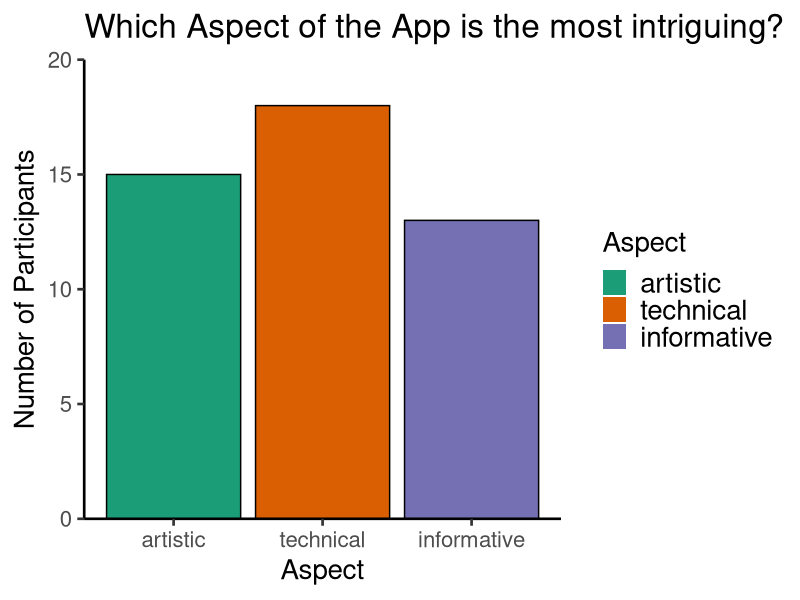
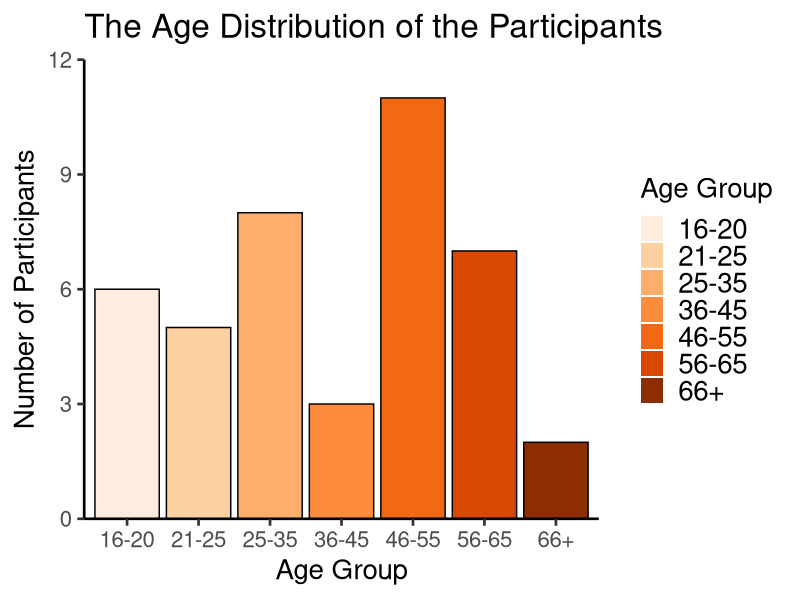
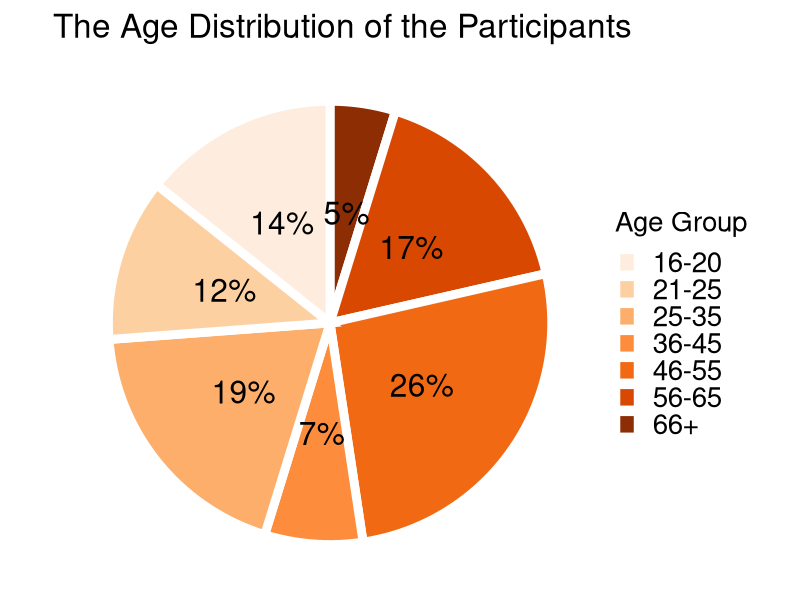
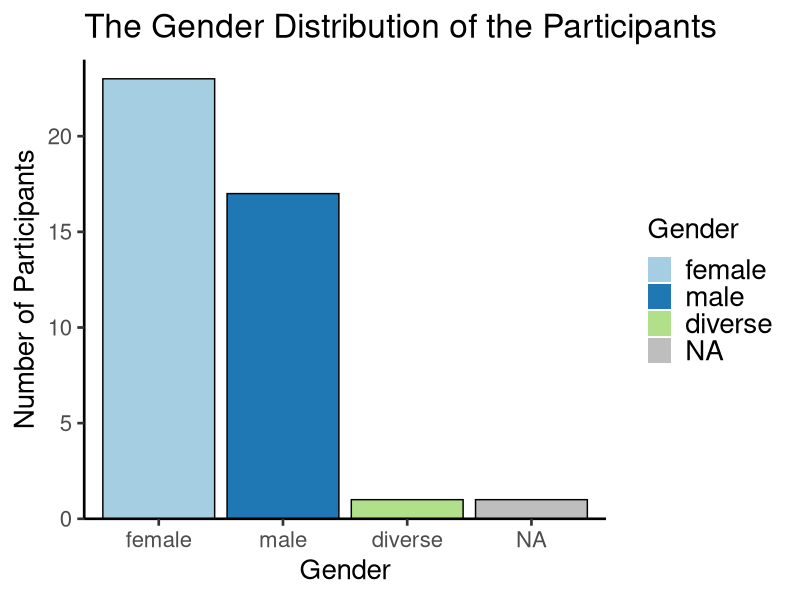
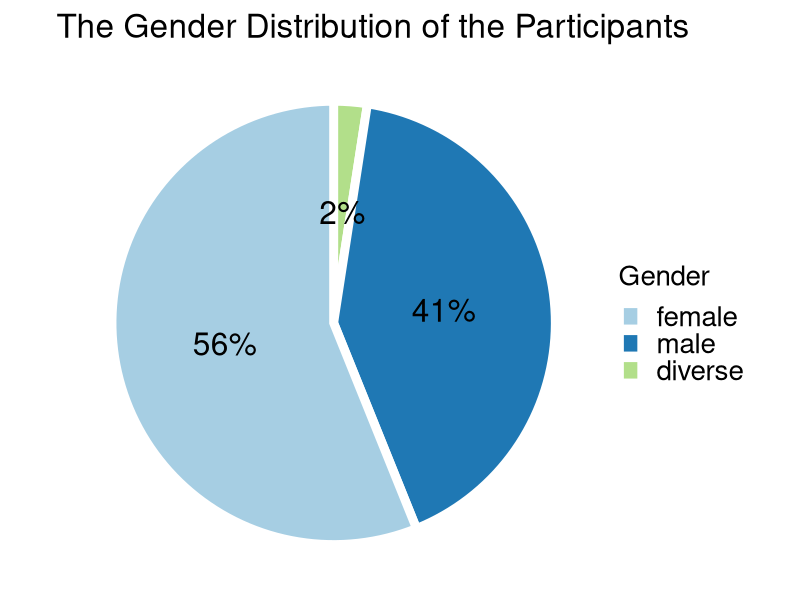
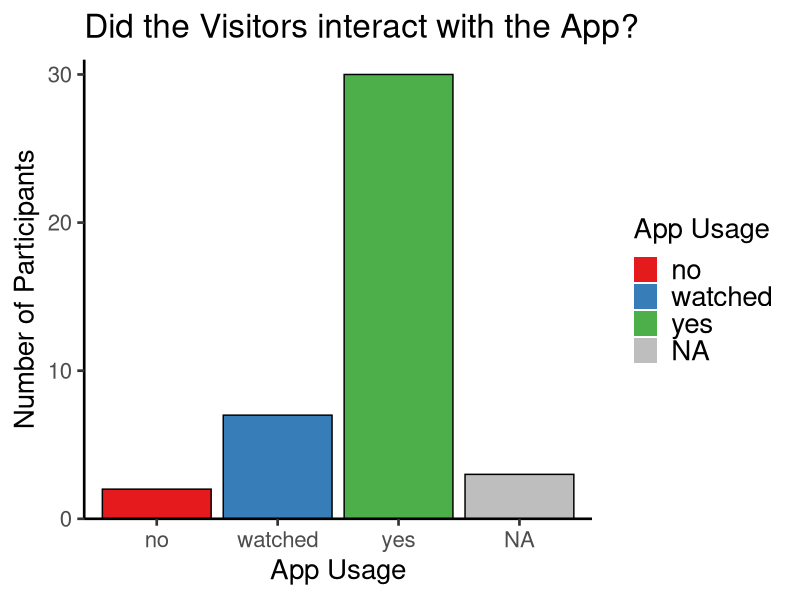
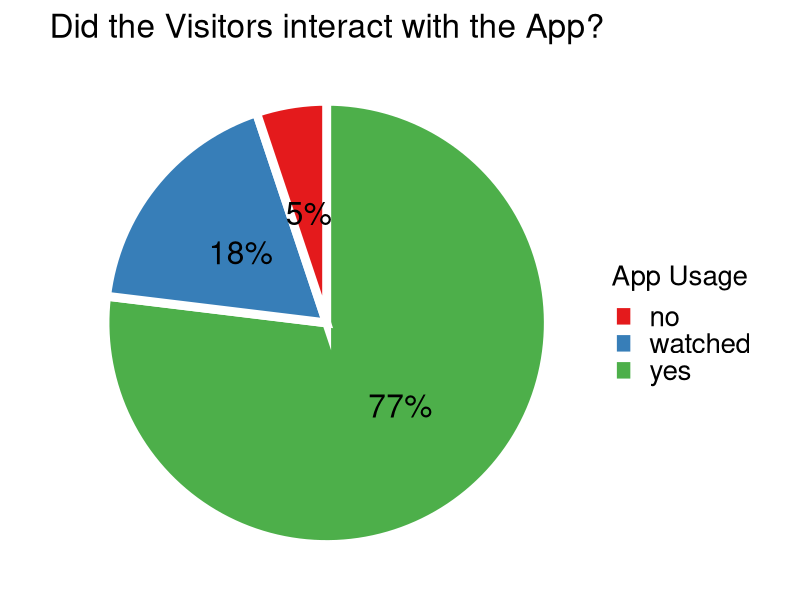
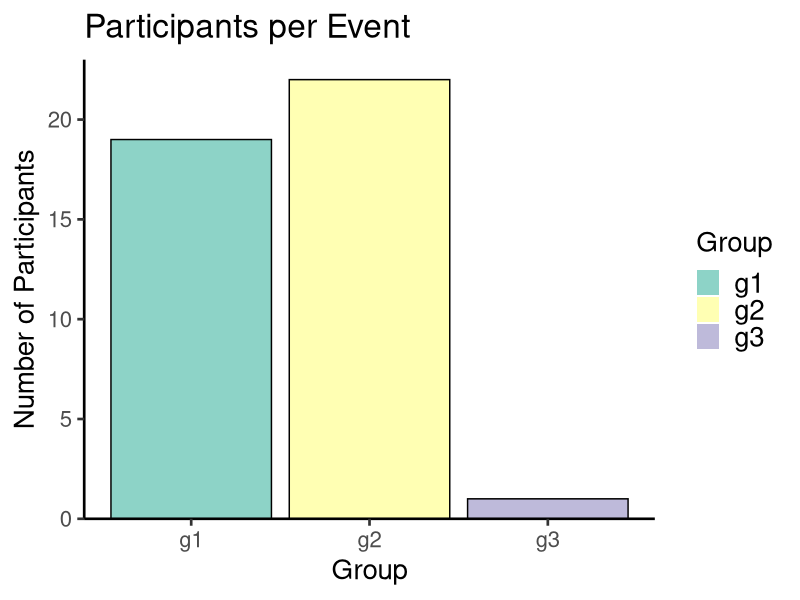

Recreate these plots in R, in order. (Note: this script raises an error after producing the figures.)
# library(forcats) #factors
library(plyr) #revalue
library(dplyr) #mutate, case_when
# library(lattice) #plotting
library(ggplot2) #plotting
library(reshape2) #melt
library(corrplot)
library(MASS) #plotr
library(nnet) #multinom
library(RColorBrewer) #more color scales
library(scales)#percent

########################################################
################# reading in data ######################
########################################################

#anglisized
#usability answers deleted with app usage no
#nr 38 deleted, too less answeres, only 4/27
#last two feedback questions deleted
#categoriezed history questions
data_orig <- read.csv(file ="data/data_cleaned.csv", 
                      na.strings = "NA")

########################################################
################# data wrangling  ######################
########################################################

#reorder gender
data_orig$a2 <- factor(data_orig$a2, levels=c("female", "male", "diverse"))
data_orig$a1 <- as.factor(data_orig$a1)
data_orig$a3 <- as.factor(data_orig$a3)

#reverse b1 and b6
b1_fac <- revalue(as.factor(data_orig$b1), c("1" = "5", "2" = "4", "3" = "3", "4" = "2", "5" = "1"))
data_orig$b1 <- as.numeric(as.character(b1_fac))
b6_fac <- revalue(as.factor(data_orig$b6), c("1" = "5", "2" = "4", "3" = "3", "4" = "2", "5" = "1"))
data_orig$b6 <- as.numeric(as.character(b6_fac))

# Paket mit %>% pipeline
# data <- data %>% mutate(q3=factor(....), q1=factor(....)) %>% mutate(x1=q1+q3) 

#extract checked aspect (multiple were possible)
data_orig <- mutate(data_orig, aspect_t=case_when(data_orig$i5 %in% c("t", "kt", "ti", "kti") ~ TRUE,
                                                         is.na(data_orig$i5) ~ NA,
                                                         TRUE ~ FALSE))
data_orig <- mutate(data_orig, aspect_a=case_when(data_orig$i5 %in% c("k", "kt", "ki", "kti") ~ TRUE,
                                                         is.na(data_orig$i5) ~ NA,
                                                         TRUE ~ FALSE))
data_orig <- mutate(data_orig, aspect_i=case_when(data_orig$i5 %in% c("i", "ti", "ki", "kti") ~ TRUE,
                                                         is.na(data_orig$i5) ~ NA,
                                                         TRUE ~ FALSE))

#extract correctness of open questions
data_orig <- mutate(data_orig, q1=factor(factor(case_when(data_orig$w7 %in% c("Fuß, Leisten", "Holzfuß", "Schuh, Leisten") ~ "correct",
                                                          data_orig$w7 %in% c("Leisten") ~ "special",
                                                          is.na(data_orig$w7) ~ NA_character_,
                                                          TRUE ~ "wrong")), levels = c("wrong", "correct", "special"), ordered=TRUE))
data_orig <- mutate(data_orig, q2=factor(factor(case_when(data_orig$w8 %in% c("Töchter", "trauernde Angehörige, Töchter", "Tochter") ~ "correct",
                                                          data_orig$w8 %in% c("Chiton, Tochter", "heiratsfähige Frau", "junge Frau, Tochter") ~ "special",
                                                          is.na(data_orig$w8) ~ NA_character_,
                                                          TRUE ~ "wrong")), levels = c("wrong", "correct", "special"), ordered=TRUE))
data_orig <- mutate(data_orig, q3=factor(factor(case_when(data_orig$w9 %in% c("Xanthippos") ~ "correct",
                                                          data_orig$w9 %in% c("Xanthippos, blondes Pferd", "Xanthos Hippos") ~ "special",
                                                          is.na(data_orig$w9) ~ NA_character_,
                                                          TRUE ~ "wrong")), levels = c("wrong", "correct", "special"), ordered=TRUE))

#extract sum of correct or better answered questions
sum_correct <- rowSums(data_orig[c("q1", "q2", "q3")] == "correct") + rowSums(data_orig[c("q1", "q2", "q3")] == "special")
sum_correct[is.na(sum_correct)] <- 0
data_orig <- mutate(data_orig, q_sum=factor(sum_correct, ordered = TRUE))
table(data_orig$q_sum)

#correct highlight question
#most people answered something even though they didn't use Info Screen
data_orig$w5[data_orig$w1==1] <- 1
data_orig$w5[data_orig$w1==2] <- 1
data_orig$w5[data_orig$w1==3] <- 1

#extract scores of question groups
integration_data <- data_orig[,(15:18)]
integration_data <- integration_data %>% rowwise() %>% mutate(Avg=mean(c(i1, i2, i3, i4), na.rm=T))
integration_score <- mean(integration_data$Avg, na.rm=T)
data_orig <- mutate(data_orig, score_i=integration_data$Avg)

usability_data <- data_orig[,(20:25)]
usability_data <- usability_data %>% rowwise() %>% mutate(Avg=mean(c(b1, b2, b3, b4, b5, b6), na.rm=T))
usability_score <- mean(usability_data$Avg, na.rm=T)
data_orig <- mutate(data_orig, score_u=usability_data$Avg)

knowledge_data <- data_orig[,(6:10)]
knowledge_data <- knowledge_data %>% rowwise() %>% mutate(Avg=mean(c(w1, w2, w3, w4, w5), na.rm=T))
knowledge_score <- mean(knowledge_data$Avg, na.rm=T)
data_orig <- mutate(data_orig, score_k=knowledge_data$Avg)

#overview of the original data
summary(data_orig)
integration_score
usability_score
knowledge_score

#extract numerical data
data_num <- subset(data_orig, select = c(-a2, -a3, -w7, -w8, -w9, -i5, -group, -aspect_t,
                                         -aspect_a, -aspect_i, -q1, -q2, -q3))
data_num$q_sum <- as.numeric(data_num$q_sum)
data_num$a1 <- case_when(data_num$a1 %in% c("16-20") ~ 18,
                                 data_num$a1 %in% c("21-25") ~ 23,
                                 data_num$a1 %in% c("25-35") ~ 30,
                                 data_num$a1 %in% c("36-45") ~ 40,
                                 data_num$a1 %in% c("46-55") ~ 50,
                                 data_num$a1 %in% c("56-65") ~ 60,
                                 data_num$a1 %in% c("66+") ~ 70)


#create ordered factors from numerical data with different abstractions
data_cut3 <- data_orig
data_cut3$a4 <- cut(data_cut3$a4, c(0,3,5), right = FALSE, labels = c("rarely or never", "often or sometimes"), ordered_result = TRUE)
data_cut3$a5 <- cut(data_cut3$a5, c(0,3,5), right = FALSE, labels = c("rarely or never", "often or sometimes"), ordered_result = TRUE)
data_cut3$w1 <- cut(data_cut3$w1, c(0,3,4,6), right = FALSE, labels = c("no", "neutral", "yes"), ordered_result = TRUE)
data_cut3$w2 <- cut(data_cut3$w2, c(0,3,4,6), right = FALSE, labels = c("no", "neutral", "yes"), ordered_result = TRUE)
data_cut3$w3 <- cut(data_cut3$w3, c(0,3,4,6), right = FALSE, labels = c("no", "neutral", "yes"), ordered_result = TRUE)
data_cut3$w4 <- cut(data_cut3$w4, c(0,3,4,6), right = FALSE, labels = c("no", "neutral", "yes"), ordered_result = TRUE)
data_cut3$w5 <- cut(data_cut3$w5, c(0,3,4,6), right = FALSE, labels = c("no", "neutral", "yes"), ordered_result = TRUE)
data_cut3$w6 <- cut(data_cut3$w6, c(0,3,4,6), right = FALSE, labels = c("no", "neutral", "yes"), ordered_result = TRUE)
data_cut3$i1 <- cut(data_cut3$i1, c(0,3,4,6), right = FALSE, labels = c("negative", "neutral", "positive"), ordered_result = TRUE)
data_cut3$i2 <- cut(data_cut3$i2, c(0,3,4,6), right = FALSE, labels = c("negative", "neutral", "positive"), ordered_result = TRUE)
data_cut3$i3 <- cut(data_cut3$i3, c(0,3,4,6), right = FALSE, labels = c("negative", "neutral", "positive"), ordered_result = TRUE)
data_cut3$i4 <- cut(data_cut3$i4, c(0,3,4,6), right = FALSE, labels = c("negative", "neutral", "positive"), ordered_result = TRUE)
data_cut3$b1 <- cut(data_cut3$b1, c(0,3,4,6), right = FALSE, labels = c("difficult", "neutral", "easy"), ordered_result = TRUE)
data_cut3$b2 <- cut(data_cut3$b2, c(0,3,4,6), right = FALSE, labels = c("difficult", "neutral", "easy"), ordered_result = TRUE)
data_cut3$b3 <- cut(data_cut3$b3, c(0,3,4,6), right = FALSE, labels = c("difficult", "neutral", "easy"), ordered_result = TRUE)
data_cut3$b4 <- cut(data_cut3$b4, c(0,3,4,6), right = FALSE, labels = c("difficult", "neutral", "easy"), ordered_result = TRUE)
data_cut3$b5 <- cut(data_cut3$b5, c(0,3,4,6), right = FALSE, labels = c("difficult", "neutral", "easy"), ordered_result = TRUE)
data_cut3$b6 <- cut(data_cut3$b6, c(0,3,4,6), right = FALSE, labels = c("difficult", "neutral", "easy"), ordered_result = TRUE)
summary(data_cut3)


data_cut5 <- data_orig
data_cut5$a4 <- cut(data_cut5$a4, c(0,2,3,4,5), right = FALSE, labels = c("never", "rarely", "sometimes", "often"), ordered_result = TRUE)
data_cut5$a5 <- cut(data_cut5$a5, c(0,2,3,4,5), right = FALSE, labels = c("never", "rarely", "sometimes", "often"), ordered_result = TRUE)
data_cut5$w1 <- cut(data_cut5$w1, c(0,2,3,4,5,6), right = FALSE, labels = c("no", "not_really", "neutral", "rather_yes", "yes"), ordered_result = TRUE)
data_cut5$w2 <- cut(data_cut5$w2, c(0,2,3,4,5,6), right = FALSE, labels = c("no", "not_really", "neutral", "rather_yes", "yes"), ordered_result = TRUE)
data_cut5$w3 <- cut(data_cut5$w3, c(0,2,3,4,5,6), right = FALSE, labels = c("no", "not_really", "neutral", "rather_yes", "yes"), ordered_result = TRUE)
data_cut5$w4 <- cut(data_cut5$w4, c(0,2,3,4,5,6), right = FALSE, labels = c("no", "not_really", "neutral", "rather_yes", "yes"), ordered_result = TRUE)
data_cut5$w5 <- cut(data_cut5$w5, c(0,2,3,4,5,6), right = FALSE, labels = c("no", "not_really", "neutral", "rather_yes", "yes"), ordered_result = TRUE)
data_cut5$w6 <- cut(data_cut5$w6, c(0,2,3,4,5,6), right = FALSE, labels = c("no", "not_really", "neutral", "rather_yes", "yes"), ordered_result = TRUE)
data_cut5$i1 <- cut(data_cut5$i1, c(0,2,3,4,5,6), right = FALSE, labels = c("negative", "rather_negative", "neutral", "rather_positive", "positive"), ordered_result = TRUE)
data_cut5$i2 <- cut(data_cut5$i2, c(0,2,3,4,5,6), right = FALSE, labels = c("negative", "rather_negative", "neutral", "rather_positive", "positive"), ordered_result = TRUE)
data_cut5$i3 <- cut(data_cut5$i3, c(0,2,3,4,5,6), right = FALSE, labels = c("negative", "rather_negative", "neutral", "rather_positive", "positive"), ordered_result = TRUE)
data_cut5$i4 <- cut(data_cut5$i4, c(0,2,3,4,5,6), right = FALSE, labels = c("negative", "rather_negative", "neutral", "rather_positive", "positive"), ordered_result = TRUE)
data_cut5$b1 <- cut(data_cut5$b1, c(0,2,3,4,5,6), right = FALSE, labels = c("difficult", "rather_difficult", "neutral", "rather_easy", "easy"), ordered_result = TRUE)
data_cut5$b2 <- cut(data_cut5$b2, c(0,2,3,4,5,6), right = FALSE, labels = c("difficult", "rather_difficult", "neutral", "rather_easy", "easy"), ordered_result = TRUE)
data_cut5$b3 <- cut(data_cut5$b3, c(0,2,3,4,5,6), right = FALSE, labels = c("difficult", "rather_difficult", "neutral", "rather_easy", "easy"), ordered_result = TRUE)
data_cut5$b4 <- cut(data_cut5$b4, c(0,2,3,4,5,6), right = FALSE, labels = c("difficult", "rather_difficult", "neutral", "rather_easy", "easy"), ordered_result = TRUE)
data_cut5$b5 <- cut(data_cut5$b5, c(0,2,3,4,5,6), right = FALSE, labels = c("difficult", "rather_difficult", "neutral", "rather_easy", "easy"), ordered_result = TRUE)
data_cut5$b6 <- cut(data_cut5$b6, c(0,2,3,4,5,6), right = FALSE, labels = c("difficult", "rather_difficult", "neutral", "rather_easy", "easy"), ordered_result = TRUE)
summary(data_cut5)

age_ordered <- factor(data_cut5$a1, ordered = TRUE, levels = levels(data_cut5$a1))
summary(age_ordered)
mode(age_ordered)
quantile(age_ordered, 0.25, type=1)
quantile(age_ordered, 0.5, type=1)
quantile(age_ordered, 0.75, type=1)
IQR(age_ordered)

#extract count of votes per aspect
aspect_a <- table(data_orig$aspect_a)["TRUE"]
aspect_t <- table(data_orig$aspect_t)["TRUE"]
aspect_i <- table(data_orig$aspect_i)["TRUE"]
aspect_data <- data.frame(
  aspect = factor(c("artistic","technical", "informative"),
                  levels=c("artistic","technical", "informative")),
  aspect_count = c(aspect_a, aspect_t, aspect_i)
)
summary(aspect_data)
print(aspect_data)

################################################
################# Functions ####################
################################################

#plot a multiple factors as separate barplot and piechart
plot_simple <- function(data, indices, longnames, titles, legend_names, palette) {
  for (i in seq(length(indices))) {
    idx <- indices[i]
    #barplot
    ggplot(data, aes(x=data[,idx], fill = data[,idx])) +
      scale_y_continuous(expand = c(0,0), limits = c(0, range(table(data[,idx]))[2]+1)) +
      geom_bar() +
      geom_bar(color="black", show.legend = FALSE) +
      theme_classic(base_size = img_size) +
      theme(legend.text=element_text(size=rel(1))) +
      xlab(longnames[idx]) +
      ylab("Number of Participants") +
      ggtitle(titles[i]) +
      scale_fill_brewer(name = legend_names[i], na.value="grey",
                        drop = FALSE, palette = palette[i]) +
      scale_x_discrete(drop=FALSE)
    ggsave(paste0(img_path, "dataplot_", idx, "_", longnames[idx], ".png"),
           width = img_width, height = img_height, dpi = img_dpi)
    
    #pie chart
    df<-data.frame(table(data[,idx]))
    df <- df %>%  mutate(prop = Freq / sum(Freq) * 100)
    df <- df %>%  mutate(prop_perc = percent(prop/100, 1))
    df <- df %>%  arrange(desc(Var1)) %>% mutate(ypos = cumsum(prop) - 0.5*prop)
    df <- df %>%  mutate(al = ifelse(prop == 0, 0, 1))
    ggplot(df, aes(x="",y=prop,fill=Var1)) +
      geom_bar(width = 1, stat="identity", color = "white", size = 3) +
      coord_polar("y", start=0) +
      theme_void(base_size = img_size) +
      theme(legend.text=element_text(size=rel(1))) +
      geom_text(aes(y = ypos, label = prop_perc), color = "black", size = img_textsize) +
      xlab(longnames[idx]) +
      ylab("Number of Participants") +
      ggtitle(titles[i]) +
      scale_fill_brewer(name = legend_names[i], na.value="grey",
                        drop = FALSE, palette = palette[i])
    ggsave(paste0(img_path, "piechart_", idx, "_", longnames[idx], ".png"),
           width = img_width, height = img_height, dpi = img_dpi)
  }
}

#plots multiple factors in one plot with separate side by side bars per level
plot_multiple <- function(data, col_names_vec, filename, legend_name, sort_vec, ...) {
  # get data as table
  data_table <- table(col(data), as.matrix(data), exclude=NULL)
  # combine them into a data frame
  data_frame <- data.frame(cbind(data_table), col_names_vec)
  data_frame <- data_frame[,sort_vec]
  print(data_frame)
  # melt the data frame for plotting
  data_frame_m <- melt(data_frame, id.vars='col_names_vec')
  data_frame_m$col_names_vec <- factor(data_frame_m$col_names_vec, levels = col_names_vec)
  data_frame_m$variable <- factor(data_frame_m$variable, levels=c(levels(data[,1]), c("NA")))
  # plot the data
  ggplot(data_frame_m, aes(x = col_names_vec, y = value)) +   
    scale_y_continuous(expand = c(0,0), limits = c(0, range(data_table)[2]+1)) +
    geom_bar(aes(fill = variable), position = "dodge", stat="identity") +
    geom_bar(aes(fill = variable), position = "dodge", stat="identity", color="black", show.legend = FALSE) +
    theme_classic(base_size=img_size) +
    labs(...) +
    theme(legend.text=element_text(size=rel(1))) +
    scale_fill_viridis_d(na.value="grey", name=legend_name)
  ggsave(paste0(img_path, filename, ".png"),
         width=img_width, height=img_height, dpi=img_dpi)
}

#plots two factors against each other normalizing the columns
plot_dependent_bar_fill <- function(data, i, j, legend_name, palette, ...){
  if(palette == "Viridis"){
    ggplot(data) +
      geom_bar(aes(x=data[,i], fill=data[,j]), position = "fill") +
      geom_bar(aes(x=data[,i], fill=data[,j]), position = "fill", color="black", show.legend = FALSE) +
      theme_classic(base_size = img_size) +
      labs(...) +
      theme(legend.text=element_text(size=rel(1))) +
      scale_y_continuous(labels=scales::percent_format(accuracy = 1), breaks = c(0, 0.25, 0.5, 0.75, 1)) +
      scale_fill_viridis_d(name=legend_name, na.value="grey", drop = FALSE)
  } else {
    ggplot(data) +
      geom_bar(aes(x=data[,i], fill=data[,j]), position = "fill") +
      geom_bar(aes(x=data[,i], fill=data[,j]), position = "fill", color="black", show.legend = FALSE) +
      theme_classic(base_size = img_size) +
      theme(legend.text=element_text(size=rel(1))) +
      labs(...) +
      scale_y_continuous(labels=scales::percent_format(accuracy = 1), breaks = c(0, 0.25, 0.5, 0.75, 1), expand=c(0,0)) +
      scale_fill_brewer(palette = palette, name=legend_name, na.value="grey", drop = FALSE)
  }
  ggsave(paste0(img_path, "testplot_", i, "_", j, "_fill.png"), width = img_width, height = img_height, dpi = img_dpi)
}

#plots two factors against each other stacking the columns
plot_dependent_bar_stack <- function(data, i, j, legend_name, palette, ...){
  if(palette == "Viridis") {
    ggplot(data) +
      scale_y_continuous(expand = c(0,0), limits = c(0, range(table(data[,i]))[2]+1)) +
      geom_bar(aes(x=data[,i], fill=data[,j]), position = "stack") +
      geom_bar(aes(x=data[,i], fill=data[,j]), position = "stack", color="black", show.legend = FALSE) +
      theme_classic(base_size = img_size) +
      labs(...) +
      scale_fill_viridis_d(name = legend_name, na.value="grey", drop = FALSE)
  } else {
    ggplot(data) +
      scale_y_continuous(expand = c(0,0), limits = c(0, range(table(data[,i]))[2]+1)) +
      geom_bar(aes(x=data[,i], fill=data[,j]), position = "stack") +
      geom_bar(aes(x=data[,i], fill=data[,j]), position = "stack", color="black", show.legend = FALSE) +
      theme_classic(base_size = img_size) +
      labs(...) +
      scale_fill_brewer(palette = palette, name = legend_name, na.value="grey", drop = FALSE)
  }
  ggsave(paste0(img_path, "testplot_", i, "_", j, "_stack.png"), width = img_width, height = img_height, dpi = img_dpi)
}

#produces a boxplot
plot_dependent_box <- function(data1, data2, i, j, legend_name, palette, ...){
  df<-data.frame(data1[,i])
  df <- df %>%  mutate(d2 = data2[,j])
  ggplot(df, aes(x=df[,1], y=df[,2])) +
    scale_y_continuous(expand = c(0,0), limits = c(0,5.5)) +
    geom_boxplot(outlier.colour="red", outlier.shape=8, outlier.size=4, aes(fill=df[,1])) +
    geom_jitter(shape=16, width = 0.15, height = 0.05, size = 2) +
    stat_summary(fun.y=mean, geom="point", shape=4, size=4) +
    scale_fill_brewer(palette = palette, name = legend_name) +
    theme_classic(base_size = img_size) +
    #theme(legend.position="bottom") +
    theme(legend.text=element_text(size=rel(0.9))) +
    labs(...)
  ggsave(paste0(img_path, "boxplot_", i, "_", j, ".png"),
         width = img_width, height = img_height, dpi = img_dpi)
}

################################################
################# Globals ######################
################################################

longnames <- c("Age Group", "Gender", "App Usage", "Mobile Device Usage", "Drawing Frequency",
               "Used\nInfoscreen", "Read\nObject Panel", "Motivation",
               "Text Length\nAppropriateness", "Noticed\nHighlights", "Background\nKnowledge",
               "Last Question", "Daughter Question", "Name Question",
               "Enhancment", "Integration", "Would Use Again",
               "Request for more Digital Apps", "Aspect Combination",
               "General Difficulty", "Help Usefull", "Color Selection Difficulty",
               "Drawing Process Difficulty", "Artistic Freedom", "Creativity", "Group",
               "Technical Aspect", "Artistic Aspect", "Informative Aspect",
               "Answer Correctness", "Answer Correctness", "Answer Correctness",
               "Number of correct or better answers",
               "Integration Score", "Usability Score", "Knowledge Score")

img_size <- 20
img_linesize <- 2
img_pointsize <- 7
img_textsize <- 8
img_width <- 12
img_height <- 7
img_dpi <- 300
img_path <- "plots/Survey1/"

################# plots ######################
#plot basic variables a1, a2, a3, group, q1, q2, q3, q_sum
indices_basic <- c(1,2,3,26,30,31,32,33)
legend_names_basic <- c("Age Group", "Gender", "App Usage", "Group",
                        "Level of\nCorrectness", "Level of\nCorrectness", "Level of\nCorrectness",
                        "Correct Answers\nCount")
titles_basic <- c("The Age Distribution of the Participants",
                  "The Gender Distribution of the Participants",
                  "Did the Visitors interact with the App?",
                  "Participants per Event",
                  "What is the man holding? A Last.",
                  "Who are the two smaller figures? His Daughters.",
                  "What is the name of the man? Xanthippos.",
                  "Overall score in the historic questions")
palette_basic <- c("Oranges","Paired","Set1","Set3","Spectral","Spectral","Spectral","RdPu")
plot_simple(data_orig, indices_basic, longnames, titles_basic, legend_names_basic, palette_basic)

#plot general questions a4, a5
indices_general <- c(4,5)
legend_names_general <- c("Mobile Device Usage", "Drawing Frequency")
titles_general <- c("Mobile Device Usage among the Participants",
                    "Drawing Frequency among the Participants")
palette_general <- c("GnBu", "GnBu")
plot_simple(data_cut5, indices_general, longnames, titles_general, legend_names_general, palette_general)

#plot aspect frequency
ggplot(data=aspect_data, aes(x=aspect, y=aspect_count, fill=aspect)) +
  scale_y_continuous(expand = c(0,0), limits = c(0, range(aspect_data$aspect_count)[2] + 2)) +
  geom_bar(stat="identity") +
  geom_bar(stat="identity", color="black", show.legend = FALSE) +
  theme_classic(base_size=img_size) +
  theme(legend.text=element_text(size=rel(1))) +
  labs(x="Aspect", 
       y="Number of Participants",
       title="Which Aspect of the App is the most intriguing?")+#,
       #subtitle="(multiple answeres were possible)") +
  scale_fill_brewer(name = "Aspect", na.value="grey", palette="Dark2")
ggsave(paste0(img_path, "dataplot_aspect_data.png"), width=img_width, height=img_height, dpi=img_dpi)

#plot integration questions
col_names_vec = c("Enrichment","Integration","Use again", "More digital Apps")
legend_name = "Integration\nFeedback"
x="Answers to Integration Questions"
y="Number of Participants"
title="Summary of all Questions regarding Integration"

integration_data <- data_cut3[,(15:18)]
plot_multiple(data = integration_data, col_names_vec, "dataplot_integration_questions_cut3",
              legend_name, c(1,2,3,4,5), x=x, y=y, title=title)

integration_data <- data_cut5[,(15:18)]
plot_multiple(data = integration_data, col_names_vec, "dataplot_integration_questions_cut5",
              legend_name, c(1,4,2,5,3,6,7), x=x, y=y, title=title)

#plot usability questions
col_names_vec = c("Operation","Help","Color\nSelection", "Tools", "Artistic\nfreedom", "Creativity")
legend_name = "Usability\nFeedback"
x="Answers to Usability Questions"
y="Number of Participants"
title="Summary of all Questions regarding Usability"

usability_data <- data_cut3[,(20:25)]
plot_multiple(data = usability_data, col_names_vec, "dataplot_usability_questions_cut3",
              legend_name, c(4,1,3,2,5), x=x, y=y, title=title)

usability_data <- data_cut5[,(20:25)]
plot_multiple(data = usability_data, col_names_vec, "dataplot_usability_questions_cut5",
              legend_name, c(1,4,3,5,2,6,7), x=x, y=y, title=title)

#plot historic questions
legend_name = "Question\nCorrectness"
x="Answers to Historic Questions"
y="Number of Participants"
title="Summary of all Historic Questions"
plot_multiple(data = data_orig[,(30:32)], longnames[12:14], "dataplot_historic_questions",
              legend_name, c(3,1,2,4,5), x=x, y=y, title=title)

#plot knowledge related questions
col_names_vec = longnames[6:11]
legend_name = "Answer"
x="Answers to Knowledge Transfer Questions"
y="Number of Participants"
title="Summary of all Questions regarding Knowledge Transfer"

knowledge_data <- data_cut3[,(6:11)]
plot_multiple(data = knowledge_data, col_names_vec, "dataplot_knowledge_questions_cut3",
              legend_name, c(1,2,3,4,5), x=x, y=y, title=title)

knowledge_data <- data_cut5[,(6:11)]
plot_multiple(data = knowledge_data, col_names_vec, "dataplot_knowledge_questions_cut5",
              legend_name, c(1,2,3,4,5,6,7), x=x, y=y, title=title)

################# find dependencies ####################
# Compute correlation coefficient
cor.test(data_num$a5,data_num$i3, method = "kendall", use = "pair")
cor.test(data_num$a1,data_num$b5, method = "kendall", use = "pair")
cor.test(data_num$a1,data_num$b1, method = "kendall", use = "pair")
cor.test(data_num$a4,data_num$score_i, method = "spearman", use = "pair")
cor.test(data_num$a4,data_num$score_u, method = "kendall", use = "pair")
cor.test(data_num$a4,data_num$score_k, method = "spearman", use = "pair")
testcor <- cor(data_num, method = "kendall", use = "pair")
corp <- cor.mtest(testcor, conf.level=0.99)
png(paste0(img_path, "corrplot.png"), width=3000, height=3000, pointsize=90)
corrplot(testcor, p.mat=corp$p, method="color", type="upper", addgrid.col = "black",
         insig="blank", title="Correlation between the numerical variables",
         tl.col="black", diag=FALSE, mar=c(0,0,1,0), cl.pos = "n",
         addCoef.col = "black", number.cex = 0.25)
dev.off()

d <- data_cut3[data_cut3$w1=="yes",]
d <- d[!is.na(d$w1),]
summary(d)

#plot factor vs factor

#17=i3 (use again)
#20=b1 (operation)
#23=b4 (drawing process dificulty)
#24=b5 (artistic freedom)
#25=b6 (creativity)
#33=q_sum

idx_a <- c(1,1,4,4,4,4,4,5,5,5,6,7,11)
idx_b <- c(20,23,20,23,1,2,5,17,24,25,33,33,33)
palette <- c("Viridis","Viridis","Viridis","Viridis","Oranges","Paired", "GnBu", "Viridis",
             "Viridis", "Viridis", "RdPu", "RdPu", "RdPu")
for (i in 1:length(idx_a)){
  plot_dependent_bar_stack(data_cut5, idx_a[i], idx_b[i], longnames[idx_b[i]],
                           x = longnames[idx_a[i]], y = "Number of Participants",
                           title = paste0(longnames[idx_a[i]], " vs. ", longnames[idx_b[i]]),
                           palette = palette[i])
  plot_dependent_bar_fill(data_cut5, idx_a[i], idx_b[i], longnames[idx_b[i]],
                          x = longnames[idx_a[i]], y = "Number of Participants (norm.)",
                          title = paste0(longnames[idx_a[i]], " vs. ", longnames[idx_b[i]]),
                          palette = palette[i])
}

#plot factor vs score 
plot_dependent_box(data1=data_cut5, data2=data_num, i=1, j=18, legend_name=longnames[24],
                   palette = "Oranges", x=longnames[1],y=longnames[24],
                   title="Correlation of age and artistic fulfillment",
                   subtitle="Kendall's tau: -0.363, p-value: 0.0118")
plot_dependent_box(data1=data_cut5, data2=data_cut5, i=4, j=34, legend_name=longnames[34],
                   palette = "GnBu", x=longnames[4],y=longnames[34],
                   title="Mobile device usage and integration",
                   subtitle="Spearman's rho: 0.3144, p-value: 0.0426")
plot_dependent_box(data1=data_cut5, data2=data_cut5, i=4, j=36, legend_name=longnames[36],
                   palette = "GnBu", x=longnames[4],y=longnames[36],
                   title="Mobile device usage and knowledge",
                   subtitle="Spearman's rho: -0.378, p-value: 0.0162")

#plot interesting ones again in nice
plot_dependent_bar_fill(data_cut5, 6, 33, "Correct Answers\nCount",
                         x = longnames[6], y = "Number of Participants",
                         title = "Relation between using the Infoscreen\nand the number of correct or better answers",
                         subtitle = "correlat.: 0.11, p-value: 0.09225, not significant",
                         palette = "RdPu")
plot_dependent_bar_fill(data_cut5, 7, 33, "Correct Answers\nCount",
                         x = longnames[7], y = "Number of Participants",
                         title = "Relation between reading the Panel\nand the number of correct or better answers",
                         subtitle = "correlat.: 0.32, p-value: 0.01338, significant",
                         palette = "RdPu")
plot_dependent_bar_fill(data_cut5, 11, 33, "Correct Answers\nCount",
                         x = longnames[11], y = "Number of Participants",
                         title = "Relation between prior knowledge\nand the number of correct or better answers",
                         subtitle = "Kendall-Correlation Coefficient: 0.36",
                         palette = "RdPu")
plot_dependent_bar_fill(data_cut5, 5, 17, "Would\nUse Again",
                        x = longnames[5], y = "Number of Participants (norm.)",
                        title = "Relation between Drawing Frequency\nand would use again",
                        subtitle = "Kendall's tau: -0.32, p-value: 0.0238",
                        palette = "Viridis")

################# testing ####################
#p-value correction bei multiple testing through bonferroni korrektur (0.05 / number of tests)
#chisq.test for two factors (compute table before)
#t.test for numerical data
#aov(data, bla~blub) for factor-number combination

test1 <- t.test(x=data_num$i3, y=data_num$a5)
print(test1)
if(test1$p.value < 0.05/3) {
  print("i3 and a5 statistically significant")
}

test2 <- chisq.test(table(data_cut5$q_sum, data_cut5$w1))
print(test2)
if(test2$p.value < 0.05/3) {
  print("q_sum and w1 statistically significant")
}

test3 <- chisq.test(table(data_cut5$q_sum, data_cut5$w2))
print(test3)
if(test3$p.value < 0.05/3) {
  print("q_sum and w2 statistically significant")
}

# Regression, achtung logarithmisch und unsymmetrisch
# glm for numerical data
# polr for ordered factors
# multinom for normal factors

glm(i3 ~ a5, data = data_num)
polr(q_sum ~ w2, data = data_cut5)
